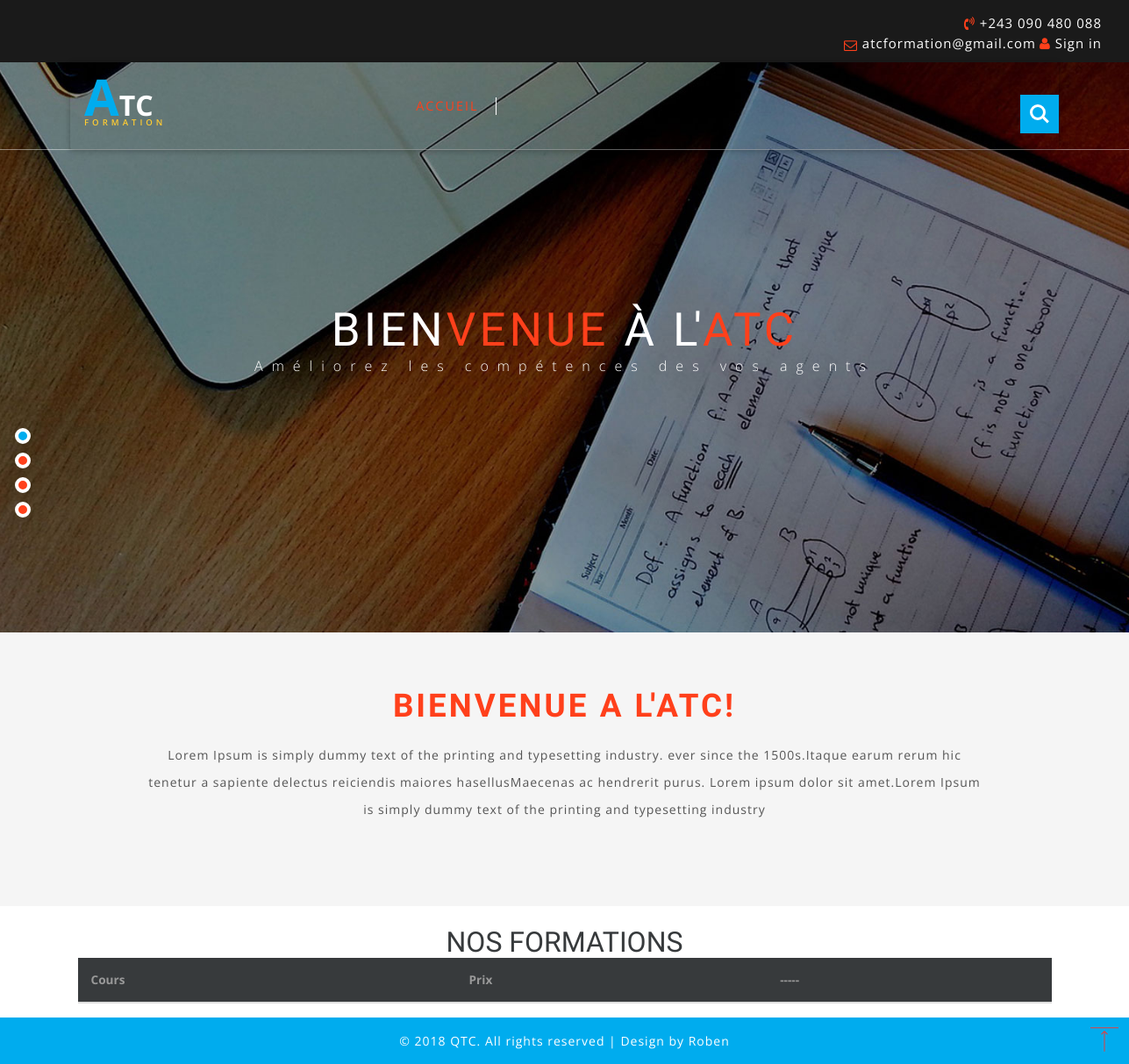
Before: / with the older database file.
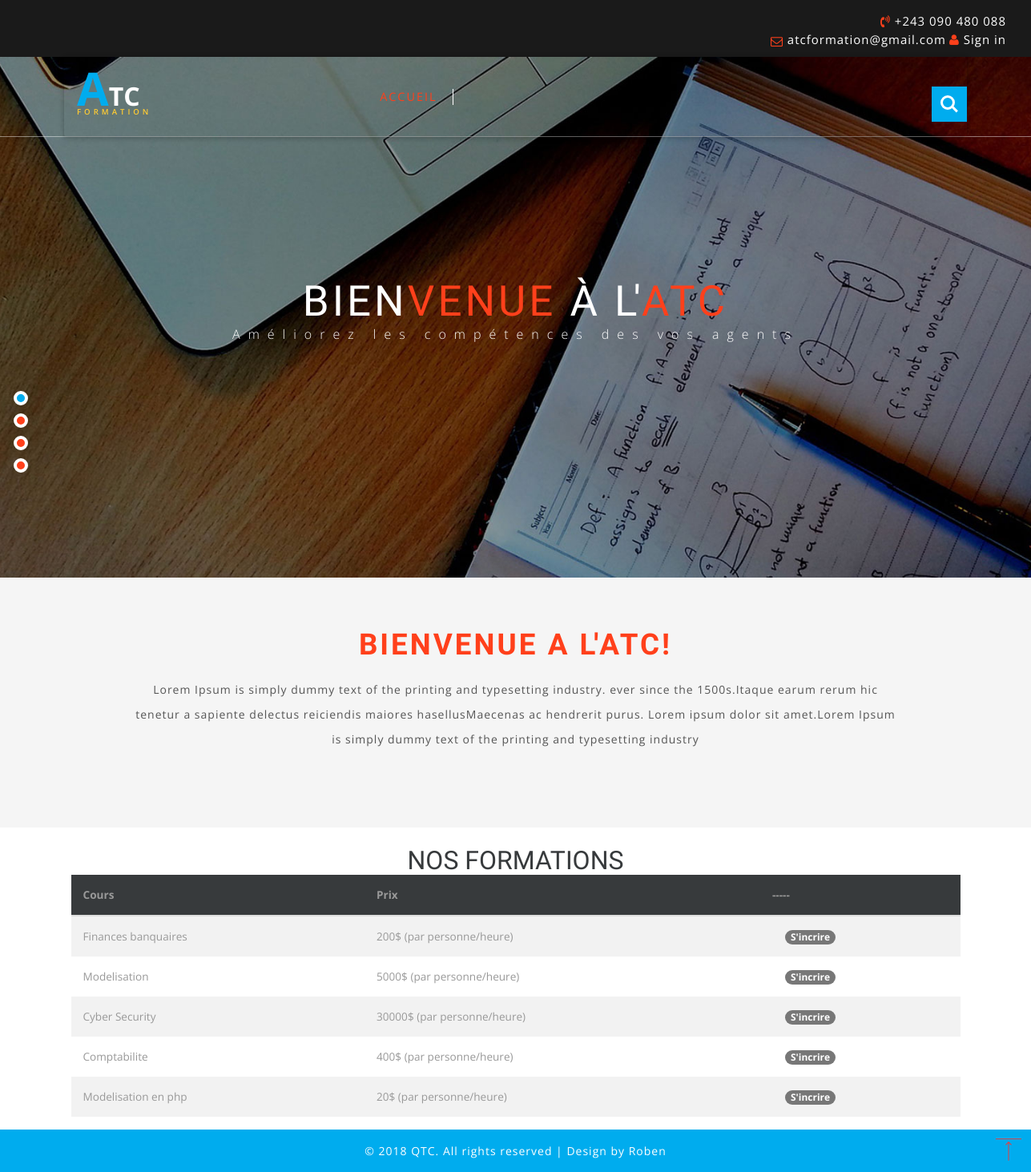
After: the same page with the newer database file.
### tables this page shows
CREATE TABLE IF NOT EXISTS `cours` (
  `idCours` int(11) NOT NULL AUTO_INCREMENT,
  `nomCours` varchar(255) NOT NULL,
  `prixCours` double NOT NULL,
  `idAdmin` int(11) NOT NULL,
  PRIMARY KEY (`idCours`),
  KEY `idAdmin` (`idAdmin`)
);

### models/dao/connexiondb.class.php (called while the page is built)
<?php
class ConnexionDB
{
    static function getConnexion(){
        try {
            $host = 'mysql:host=localhost;dbname=atc_db';
            $user = 'root';
            $pwd = '';
            $bdd = new PDO($host, $user, $pwd,
                array(PDO::ATTR_ERRMODE => PDO::ERRMODE_EXCEPTION));
        }
        catch(Exception $e) {
            die('Erreur : '.$e->getMessage());
        }
        return $bdd;
    }
}

### controllers/get_all_cours.php (called while the page is built)
<?php
    $coursdao = new CoursDAO();
    $res = $coursdao->afficherCours();
?>

### models/dao/coursDAO.php (called while the page is built, shortened)
<?php
class CoursDAO
{
    private $db;
    public function __construct()
    {
        $this->db = ConnexionDB::getConnexion();
    }
    public function afficherCours(){
        $cours=[];
        $str = "SELECT * FROM cours";
        $req = $this->db->prepare($str);
        $req->execute();
        while ($r = $req->fetchAll()){
            $cours = $r;
        }
        return $cours;
    }
}

### index.php (the view, shortened to what this page needs)
<?php
    require_once ('models/dao/connexiondb.class.php');
    require_once ('models/dao/coursDAO.php');
    include_once('controllers/get_all_cours.php');
?>
<!DOCTYPE html>
<html>
<head>
	<link href="css/bootstrap.css" rel="stylesheet" type="text/css" media="all" />
	<link href="css/compiled.min1c9b.css" rel="stylesheet">
<link rel="stylesheet" href="css/flexslider.css" type="text/css" media="screen" property="" />
<link rel="stylesheet" type="text/css" href="css/zoomslider.css" />
<link rel="stylesheet" type="text/css" href="css/style.css" />
<link href="css/font-awesome.css" rel="stylesheet">
</head>
<body>
  <div class="w3layouts-top-strip">
				<div class="col-md-12 agileits-contact-info text-right ">
					<ul>
						<li><i class="fa fa-volume-control-phone" aria-hidden="true"></i> +243 090 480 088</li>
						<li><i class="fa fa-envelope-o" aria-hidden="true"></i> <a href="mailto:atcformation@gmail.com">atcformation@gmail.com</a></li>
 						<li><a href="#" data-toggle="modal" data-target="#myModal2"><i class="fa fa-user" aria-hidden="true"></i> Sign in</a></li>
					</ul>
				</div>
				<div class="clearfix"></div>
			</div>
	<div id="demo-1" data-zs-src='["images/1.jpg", "images/1.jpg", "images/1.jpg","images/1.jpg"]' data-zs-overlay="dots">
		<div class="demo-inner-content">
			   <div class="header-w3-agileits" id="home">
			     <div class="inner-header-agile">
								<nav class="navbar navbar-default">
									<div class="navbar-header">
										<h1><a  href="index.php"><span>A</span>TC <p class="s-log">Formation</p></a>
										</h1>
									</div>
									<div class="collapse navbar-collapse" id="bs-example-navbar-collapse-1">
				 <ul class="nav navbar-nav">
											<li class="active"><a href="index.php">Accueil</a></li>
										</ul>
									</div>
								</nav>
									<div class="w3ls_search">
													<div class="cd-main-header">
														<ul class="cd-header-buttons">
															<li><a class="cd-search-trigger" href="#cd-search"> <span></span></a></li>
														</ul>
													</div>
												</div>
							</div>
			   <div class="baner-info">
			      <h3>Bien<span>Venue </span>à l'<span>ATC </span></h3>
				  <p>Améliorez les compétences des vos agents</p>
			   </div>
		</div>
		   </div>
    </div>
 	<div class="special featured">
		  <div class="container">
				   <div class="ab-w3l-spa">
				        <h3 class="tittle">Bienvenue a l'ATC!</h3>
						<p>Lorem Ipsum is simply dummy text of the printing and typesetting industry. ever since the 1500s.Itaque earum rerum hic tenetur a sapiente delectus reiciendis maiores hasellusMaecenas ac hendrerit purus. Lorem ipsum dolor sit amet.Lorem Ipsum is simply dummy text of the printing and typesetting industry
							</p>
				   </div>
		   </div>
    </div>
<br>
	<div class="about-bottom container" id="ab">
		<h2 class="tittle why text-center">Nos formations</h2>
		<table class="table table-hover table-striped">
			<thead class="thead-inverse">
			<tr>
				<th>Cours</th>
				<th>Prix</th>
				<th>-----</th>
			</tr>
			</thead>
			<tbody>
            <?php foreach ($res as $cours){
            ?>
			<tr>
				<td><?php echo ucfirst($cours['nomCours']);?></td>
				<td><?php echo ucfirst($cours['prixCours']);?>$ (par personne/heure)</td>
				<td><a href="souscrire.php?idCours=<?php echo $cours['idCours'];?>" class="badge">S'incrire</a></td>
			</tr>
            <?php }?>
			</tbody>
		</table>
	</div>
<div class="w3agile_footer_copy">
				    <p>© 2018 QTC. All rights reserved | Design by <a href="#">Roben</a></p>
			</div>
		<a href="#home" id="toTop" class="scroll" style="display: block;"> <span id="toTopHover" style="opacity: 1;"> </span></a>
				<link rel="stylesheet" href="css/jquery-ui.css" />
</body>
</html>

### css/zoomslider.css (style rules this page uses)
.zs-enabled { position:relative }
#demo-1 { position: relative; width: 100%; min-height:780px; background-color: #999; }
.demo-inner-content { position: relative; z-index: 2; }
@media (max-width:1440px) { #demo-1 { min-height:680px; } }
@media (max-width:1366px) { #demo-1 { min-height:650px; } }

Changed rows visible on the page:
added cours: nomCours "Finances banquaires", prixCours "200"
added cours: nomCours "Modelisation", prixCours "5000"
added cours: nomCours "Cyber Security", prixCours "30000"
added cours: nomCours "Comptabilite", prixCours "400"
added cours: nomCours "Modelisation en php", prixCours "20"
